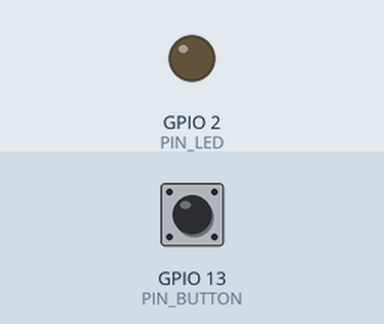
Recording of a program running on a simulated ESP32-S3. Parts: output pins drawn as LEDs (lit = HIGH). The inputs (shaded band) are chosen by the test bench; at power-on: GPIO 13 (PIN_BUTTON) HIGH.

Above: at 1.2 s.
1.3 s: GPIO 13 (PIN_BUTTON) pulled LOW for 0.15 s
At 1.37 s:
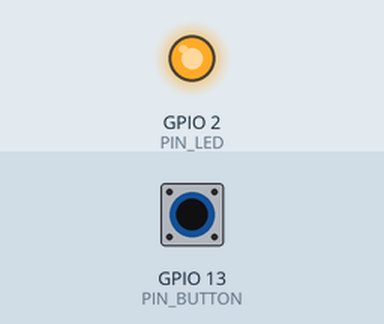
2.9 s: GPIO 13 (PIN_BUTTON) pulled LOW for 3.2 s
At 6.9 s:
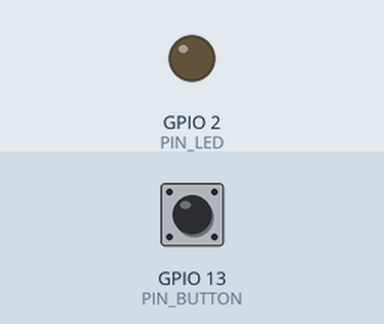
Timing chart, 0 to 8.4 s (numbered marks = the images above; inputs shaded):
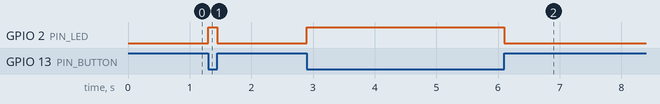

The program:

main.cpp
```cpp
#include <Arduino.h>

#define PIN_LED    2
#define PIN_BUTTON 13
// reverse io in setup damage board
void setup() {
  // initialize digital pin PIN_LED as an output and PIN_BUTTON as an input.
  pinMode(PIN_LED, OUTPUT);
  pinMode(PIN_BUTTON, INPUT);
}

// button pushed in, circuit to grnd completes, pin reads LOW, led on
void loop() {
  if (digitalRead(PIN_BUTTON) == LOW) {
    digitalWrite(PIN_LED,HIGH);
  }else{
    digitalWrite(PIN_LED,LOW);
  }
}
```

Measured:
- after the input at 1.3 s, GPIO 2 (PIN_LED): LOW → HIGH at once, → LOW 0.15 s later
- after the input at 2.9 s, GPIO 2 (PIN_LED): LOW → HIGH at once, → LOW 3.2 s later
